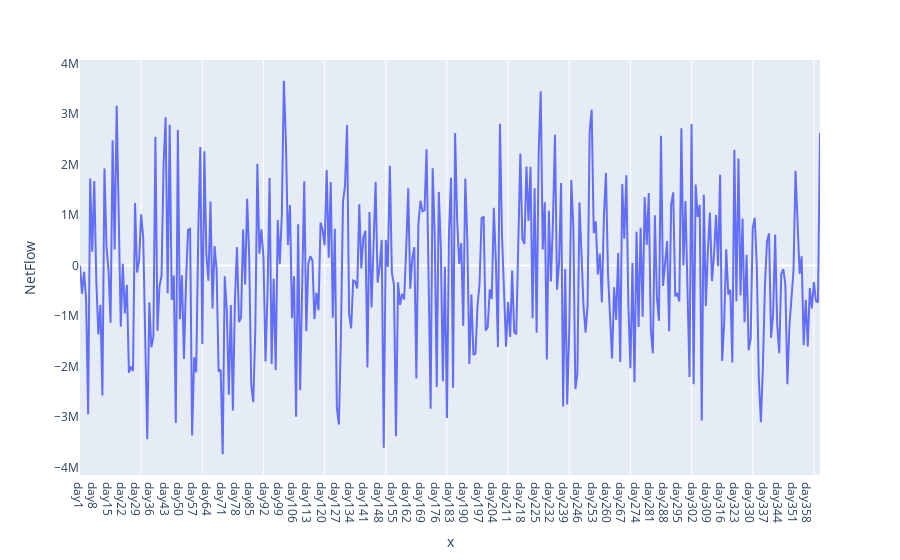
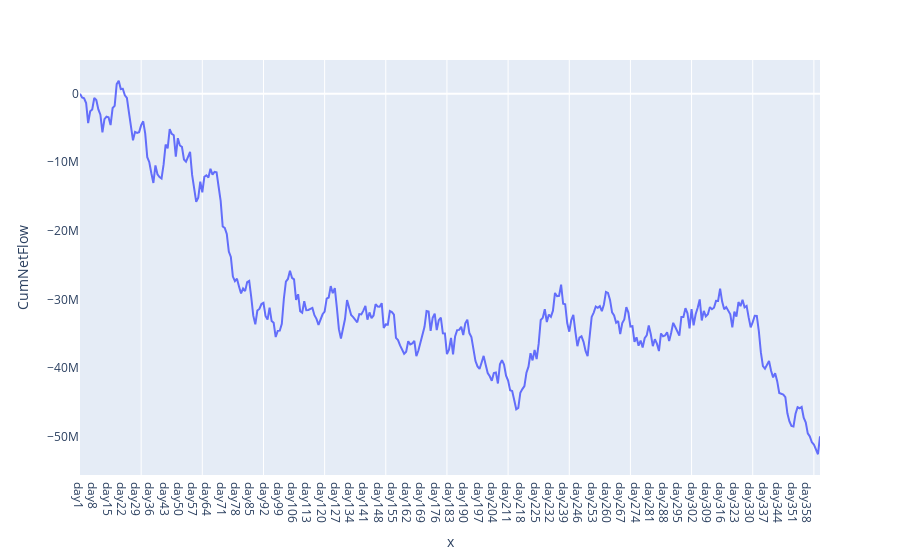
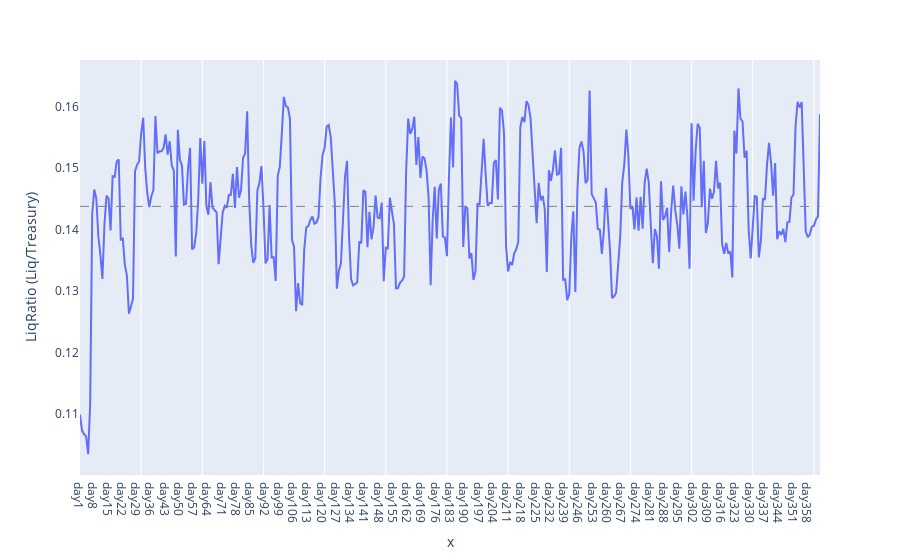
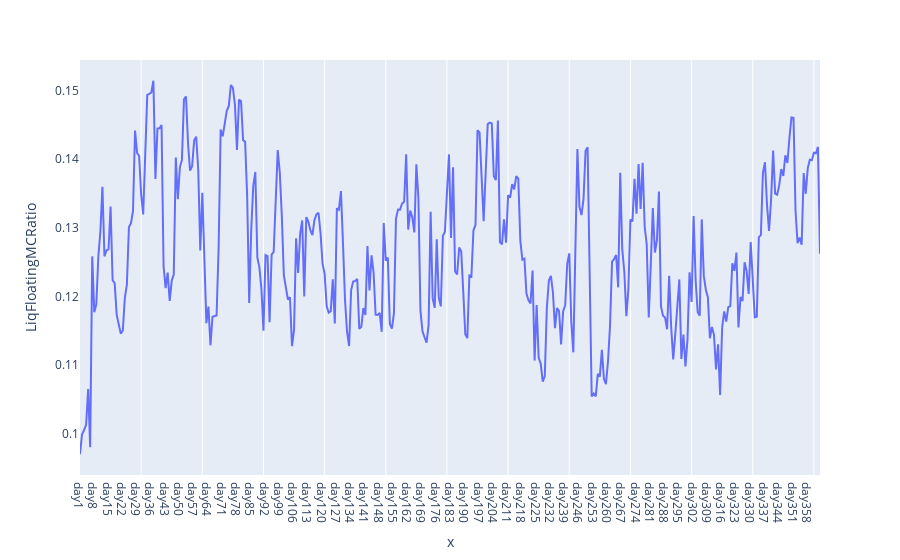

The notebook cell saved with these charts, in order:
### Code cell
# Plot batch1

for col in df1.columns:
    if col in ('NetFlow', 'CumNetFlow', 'LiqRatio (Liq/Treasury)', 'LiqFloatingMCRatio', 'FloatingMCTreasuryPremium'):
        comp = df1.plot(x=list(df1.index), y=df1[col])
        comp.layout.update(xaxis=dict(showgrid=False), yaxis=dict(showgrid=False))
        for i in range (params.short_cycle, plot_horizon, params.short_cycle):
            comp.add_vline(x=i, line_width=1, line_color="white", layer='below')
        if col == 'LiqRatio (Liq/Treasury)':
            comp.add_hline(y=params.max_liq_ratio, line_width=1, line_dash="dash", line_color="grey")
        if col == 'FloatingMCTreasuryPremium':
            comp.add_hline(y=params.min_premium_target, line_width=1, line_dash="dash", line_color="grey")
        comp.show()

### Figure 1 — Plotly figure (JSON) as saved in the notebook; plotly's stock layout.template omitted (floating-point values rounded to 4 significant figures; data arrays with more than 128 entries replaced by an {"elided": "..."} marker saying what was removed)
{"data": [{"hovertemplate": "x=%{x}<br>NetFlow=%{y}<extra></extra>", "legendgroup": "", "line": {"color": "#636efa", "dash": "solid"}, "marker": {"symbol": "circle"}, "mode": "lines", "name": "", "orientation": "v", "showlegend": false, "type": "scatter", "x": {"elided": "364 str values"}, "xaxis": "x", "y": {"elided": "364 float values"}, "yaxis": "y"}], "layout": {"legend": {"tracegroupgap": 0}, "margin": {"t": 60}, "shapes": [{"layer": "below", "line": {"color": "white", "width": 1}, "type": "line", "x0": 30, "x1": 30, "xref": "x", "y0": 0, "y1": 1, "yref": "y domain"}, {"layer": "below", "line": {"color": "white", "width": 1}, "type": "line", "x0": 60, "x1": 60, "xref": "x", "y0": 0, "y1": 1, "yref": "y domain"}, {"layer": "below", "line": {"color": "white", "width": 1}, "type": "line", "x0": 90, "x1": 90, "xref": "x", "y0": 0, "y1": 1, "yref": "y domain"}, {"layer": "below", "line": {"color": "white", "width": 1}, "type": "line", "x0": 120, "x1": 120, "xref": "x", "y0": 0, "y1": 1, "yref": "y domain"}, {"layer": "below", "line": {"color": "white", "width": 1}, "type": "line", "x0": 150, "x1": 150, "xref": "x", "y0": 0, "y1": 1, "yref": "y domain"}, {"layer": "below", "line": {"color": "white", "width": 1}, "type": "line", "x0": 180, "x1": 180, "xref": "x", "y0": 0, "y1": 1, "yref": "y domain"}, {"layer": "below", "line": {"color": "white", "width": 1}, "type": "line", "x0": 210, "x1": 210, "xref": "x", "y0": 0, "y1": 1, "yref": "y domain"}, {"layer": "below", "line": {"color": "white", "width": 1}, "type": "line", "x0": 240, "x1": 240, "xref": "x", "y0": 0, "y1": 1, "yref": "y domain"}, {"layer": "below", "line": {"color": "white", "width": 1}, "type": "line", "x0": 270, "x1": 270, "xref": "x", "y0": 0, "y1": 1, "yref": "y domain"}, {"layer": "below", "line": {"color": "white", "width": 1}, "type": "line", "x0": 300, "x1": 300, "xref": "x", "y0": 0, "y1": 1, "yref": "y domain"}, {"layer": "below", "line": {"color": "white", "width": 1}, "type": "line", "x0": 330, "x1": 330, "xref": "x", "y0": 0, "y1": 1, "yref": "y domain"}, {"layer": "below", "line": {"color": "white", "width": 1}, "type": "line", "x0": 360, "x1": 360, "xref": "x", "y0": 0, "y1": 1, "yref": "y domain"}], "xaxis": {"anchor": "y", "domain": [0, 1], "showgrid": false, "title": {"text": "x"}}, "yaxis": {"anchor": "x", "domain": [0, 1], "showgrid": false, "title": {"text": "NetFlow"}}}}

### Figure 2 — Plotly figure (JSON) as saved in the notebook; plotly's stock layout.template omitted (floating-point values rounded to 4 significant figures; data arrays with more than 128 entries replaced by an {"elided": "..."} marker saying what was removed)
{"data": [{"hovertemplate": "x=%{x}<br>CumNetFlow=%{y}<extra></extra>", "legendgroup": "", "line": {"color": "#636efa", "dash": "solid"}, "marker": {"symbol": "circle"}, "mode": "lines", "name": "", "orientation": "v", "showlegend": false, "type": "scatter", "x": {"elided": "364 str values"}, "xaxis": "x", "y": {"elided": "364 float values"}, "yaxis": "y"}], "layout": {"legend": {"tracegroupgap": 0}, "margin": {"t": 60}, "shapes": [{"layer": "below", "line": {"color": "white", "width": 1}, "type": "line", "x0": 30, "x1": 30, "xref": "x", "y0": 0, "y1": 1, "yref": "y domain"}, {"layer": "below", "line": {"color": "white", "width": 1}, "type": "line", "x0": 60, "x1": 60, "xref": "x", "y0": 0, "y1": 1, "yref": "y domain"}, {"layer": "below", "line": {"color": "white", "width": 1}, "type": "line", "x0": 90, "x1": 90, "xref": "x", "y0": 0, "y1": 1, "yref": "y domain"}, {"layer": "below", "line": {"color": "white", "width": 1}, "type": "line", "x0": 120, "x1": 120, "xref": "x", "y0": 0, "y1": 1, "yref": "y domain"}, {"layer": "below", "line": {"color": "white", "width": 1}, "type": "line", "x0": 150, "x1": 150, "xref": "x", "y0": 0, "y1": 1, "yref": "y domain"}, {"layer": "below", "line": {"color": "white", "width": 1}, "type": "line", "x0": 180, "x1": 180, "xref": "x", "y0": 0, "y1": 1, "yref": "y domain"}, {"layer": "below", "line": {"color": "white", "width": 1}, "type": "line", "x0": 210, "x1": 210, "xref": "x", "y0": 0, "y1": 1, "yref": "y domain"}, {"layer": "below", "line": {"color": "white", "width": 1}, "type": "line", "x0": 240, "x1": 240, "xref": "x", "y0": 0, "y1": 1, "yref": "y domain"}, {"layer": "below", "line": {"color": "white", "width": 1}, "type": "line", "x0": 270, "x1": 270, "xref": "x", "y0": 0, "y1": 1, "yref": "y domain"}, {"layer": "below", "line": {"color": "white", "width": 1}, "type": "line", "x0": 300, "x1": 300, "xref": "x", "y0": 0, "y1": 1, "yref": "y domain"}, {"layer": "below", "line": {"color": "white", "width": 1}, "type": "line", "x0": 330, "x1": 330, "xref": "x", "y0": 0, "y1": 1, "yref": "y domain"}, {"layer": "below", "line": {"color": "white", "width": 1}, "type": "line", "x0": 360, "x1": 360, "xref": "x", "y0": 0, "y1": 1, "yref": "y domain"}], "xaxis": {"anchor": "y", "domain": [0, 1], "showgrid": false, "title": {"text": "x"}}, "yaxis": {"anchor": "x", "domain": [0, 1], "showgrid": false, "title": {"text": "CumNetFlow"}}}}

### Figure 3 — Plotly figure (JSON) as saved in the notebook; plotly's stock layout.template omitted (floating-point values rounded to 4 significant figures; data arrays with more than 128 entries replaced by an {"elided": "..."} marker saying what was removed)
{"data": [{"hovertemplate": "x=%{x}<br>LiqRatio (Liq/Treasury)=%{y}<extra></extra>", "legendgroup": "", "line": {"color": "#636efa", "dash": "solid"}, "marker": {"symbol": "circle"}, "mode": "lines", "name": "", "orientation": "v", "showlegend": false, "type": "scatter", "x": {"elided": "364 str values"}, "xaxis": "x", "y": {"elided": "364 float values"}, "yaxis": "y"}], "layout": {"legend": {"tracegroupgap": 0}, "margin": {"t": 60}, "shapes": [{"layer": "below", "line": {"color": "white", "width": 1}, "type": "line", "x0": 30, "x1": 30, "xref": "x", "y0": 0, "y1": 1, "yref": "y domain"}, {"layer": "below", "line": {"color": "white", "width": 1}, "type": "line", "x0": 60, "x1": 60, "xref": "x", "y0": 0, "y1": 1, "yref": "y domain"}, {"layer": "below", "line": {"color": "white", "width": 1}, "type": "line", "x0": 90, "x1": 90, "xref": "x", "y0": 0, "y1": 1, "yref": "y domain"}, {"layer": "below", "line": {"color": "white", "width": 1}, "type": "line", "x0": 120, "x1": 120, "xref": "x", "y0": 0, "y1": 1, "yref": "y domain"}, {"layer": "below", "line": {"color": "white", "width": 1}, "type": "line", "x0": 150, "x1": 150, "xref": "x", "y0": 0, "y1": 1, "yref": "y domain"}, {"layer": "below", "line": {"color": "white", "width": 1}, "type": "line", "x0": 180, "x1": 180, "xref": "x", "y0": 0, "y1": 1, "yref": "y domain"}, {"layer": "below", "line": {"color": "white", "width": 1}, "type": "line", "x0": 210, "x1": 210, "xref": "x", "y0": 0, "y1": 1, "yref": "y domain"}, {"layer": "below", "line": {"color": "white", "width": 1}, "type": "line", "x0": 240, "x1": 240, "xref": "x", "y0": 0, "y1": 1, "yref": "y domain"}, {"layer": "below", "line": {"color": "white", "width": 1}, "type": "line", "x0": 270, "x1": 270, "xref": "x", "y0": 0, "y1": 1, "yref": "y domain"}, {"layer": "below", "line": {"color": "white", "width": 1}, "type": "line", "x0": 300, "x1": 300, "xref": "x", "y0": 0, "y1": 1, "yref": "y domain"}, {"layer": "below", "line": {"color": "white", "width": 1}, "type": "line", "x0": 330, "x1": 330, "xref": "x", "y0": 0, "y1": 1, "yref": "y domain"}, {"layer": "below", "line": {"color": "white", "width": 1}, "type": "line", "x0": 360, "x1": 360, "xref": "x", "y0": 0, "y1": 1, "yref": "y domain"}, {"line": {"color": "grey", "dash": "dash", "width": 1}, "type": "line", "x0": 0, "x1": 1, "xref": "x domain", "y0": 0.1437, "y1": 0.1437, "yref": "y"}], "xaxis": {"anchor": "y", "domain": [0, 1], "showgrid": false, "title": {"text": "x"}}, "yaxis": {"anchor": "x", "domain": [0, 1], "showgrid": false, "title": {"text": "LiqRatio (Liq/Treasury)"}}}}

### Figure 4 — Plotly figure (JSON) as saved in the notebook; plotly's stock layout.template omitted (floating-point values rounded to 4 significant figures; data arrays with more than 128 entries replaced by an {"elided": "..."} marker saying what was removed)
{"data": [{"hovertemplate": "x=%{x}<br>LiqFloatingMCRatio=%{y}<extra></extra>", "legendgroup": "", "line": {"color": "#636efa", "dash": "solid"}, "marker": {"symbol": "circle"}, "mode": "lines", "name": "", "orientation": "v", "showlegend": false, "type": "scatter", "x": {"elided": "364 str values"}, "xaxis": "x", "y": {"elided": "364 float values"}, "yaxis": "y"}], "layout": {"legend": {"tracegroupgap": 0}, "margin": {"t": 60}, "shapes": [{"layer": "below", "line": {"color": "white", "width": 1}, "type": "line", "x0": 30, "x1": 30, "xref": "x", "y0": 0, "y1": 1, "yref": "y domain"}, {"layer": "below", "line": {"color": "white", "width": 1}, "type": "line", "x0": 60, "x1": 60, "xref": "x", "y0": 0, "y1": 1, "yref": "y domain"}, {"layer": "below", "line": {"color": "white", "width": 1}, "type": "line", "x0": 90, "x1": 90, "xref": "x", "y0": 0, "y1": 1, "yref": "y domain"}, {"layer": "below", "line": {"color": "white", "width": 1}, "type": "line", "x0": 120, "x1": 120, "xref": "x", "y0": 0, "y1": 1, "yref": "y domain"}, {"layer": "below", "line": {"color": "white", "width": 1}, "type": "line", "x0": 150, "x1": 150, "xref": "x", "y0": 0, "y1": 1, "yref": "y domain"}, {"layer": "below", "line": {"color": "white", "width": 1}, "type": "line", "x0": 180, "x1": 180, "xref": "x", "y0": 0, "y1": 1, "yref": "y domain"}, {"layer": "below", "line": {"color": "white", "width": 1}, "type": "line", "x0": 210, "x1": 210, "xref": "x", "y0": 0, "y1": 1, "yref": "y domain"}, {"layer": "below", "line": {"color": "white", "width": 1}, "type": "line", "x0": 240, "x1": 240, "xref": "x", "y0": 0, "y1": 1, "yref": "y domain"}, {"layer": "below", "line": {"color": "white", "width": 1}, "type": "line", "x0": 270, "x1": 270, "xref": "x", "y0": 0, "y1": 1, "yref": "y domain"}, {"layer": "below", "line": {"color": "white", "width": 1}, "type": "line", "x0": 300, "x1": 300, "xref": "x", "y0": 0, "y1": 1, "yref": "y domain"}, {"layer": "below", "line": {"color": "white", "width": 1}, "type": "line", "x0": 330, "x1": 330, "xref": "x", "y0": 0, "y1": 1, "yref": "y domain"}, {"layer": "below", "line": {"color": "white", "width": 1}, "type": "line", "x0": 360, "x1": 360, "xref": "x", "y0": 0, "y1": 1, "yref": "y domain"}], "xaxis": {"anchor": "y", "domain": [0, 1], "showgrid": false, "title": {"text": "x"}}, "yaxis": {"anchor": "x", "domain": [0, 1], "showgrid": false, "title": {"text": "LiqFloatingMCRatio"}}}}
